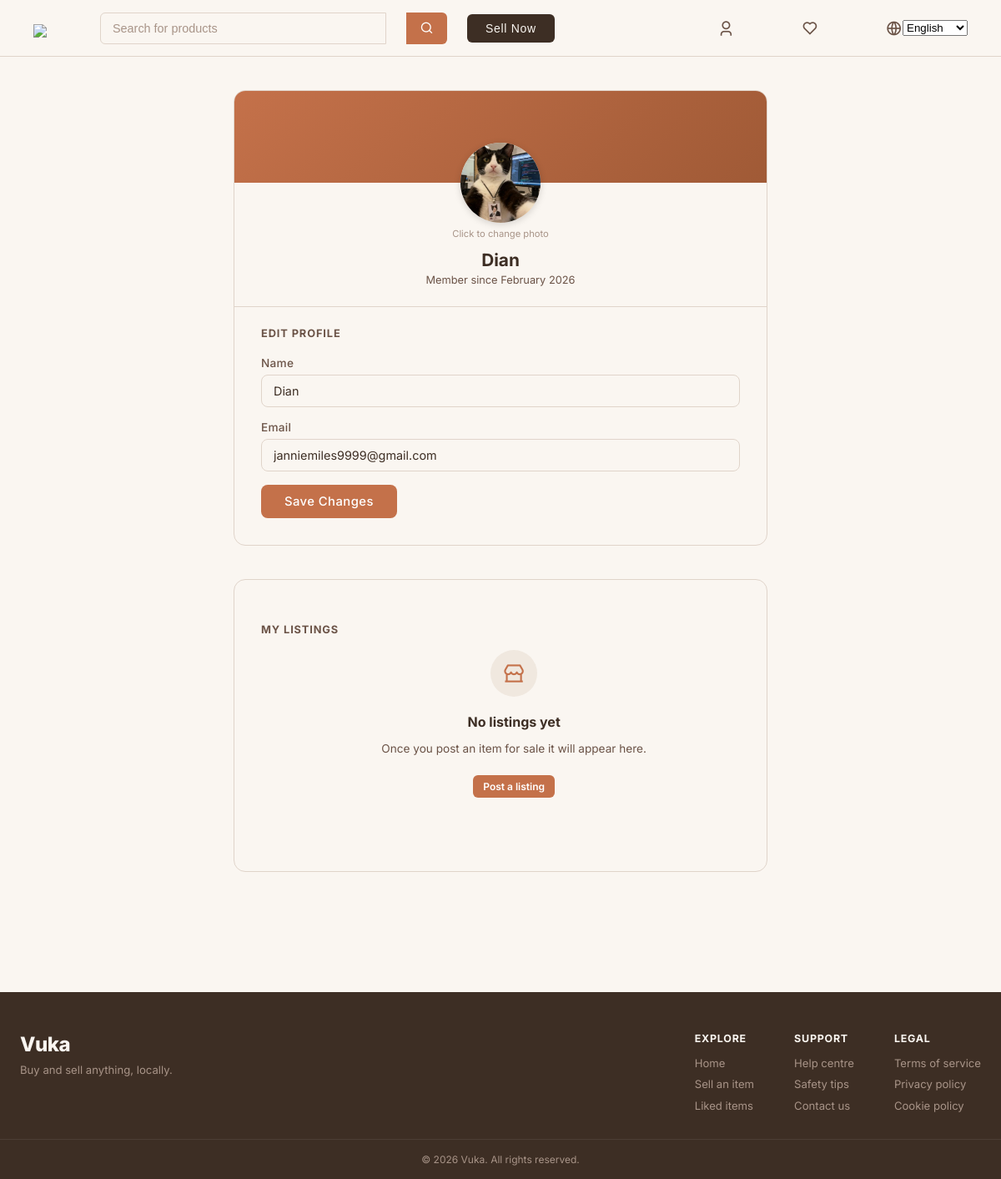
/?page=profile (signed in), run on the app's committed database.
### tables this page shows
CREATE TABLE users(
    id INTEGER PRIMARY KEY AUTOINCREMENT,
    name TEXT NOT NULL,
    email TEXT NOT NULL UNIQUE,
    password TEXT NOT NULL,
    created_at DATETIME DEFAULT CURRENT_TIMESTAMP, profile_picture TEXT DEFAULT NULL);

### src/helpers/lang.php (called while the page is built, shortened)
<?php
$current_lang = $_SESSION['lang'] ?? 'en';
$lang_file = __DIR__ . '/../../lang/' . $current_lang . '.json';
$translations = json_decode(file_get_contents($lang_file), true) ?? [];
function t(string $key): string
{
    global $translations;
    $parts = explode('.', $key);
    $value = $translations;
    foreach ($parts as $part) {
        $value = $value[$part];
    }
    return is_string($value) ? $value : $key;
}

### public/pages/profile.php (the view, shortened to what this page needs)
<?php
require_once __DIR__ . '/../../config/database.php';
$stmt = $db->prepare('SELECT id, name, email, profile_picture, created_at FROM users WHERE id = :id');
$stmt->execute([':id' => $_SESSION['user_id']]);
$user = $stmt->fetch();
$avatarFile = $user['profile_picture'] ?? null;
$avatarSrc  = $avatarFile ? 'uploads/avatars/' . htmlspecialchars($avatarFile) : null;
$memberSince = date('F Y', strtotime($user['created_at']));
?>
<div class="profile-page-wrapper">
    <div class="profile-card">
        <div class="profile-banner"></div>
        <div class="profile-avatar-section">
            <div class="avatar-wrapper" id="avatarWrapper">
                <?php if ($avatarSrc): ?>
                    <img src="<?= $avatarSrc ?>" alt="Profile picture" class="avatar-img" id="avatarImg">
                <?php endif; ?>
            </div>
            <p class="avatar-hint"><?= t('profile.avatar_hint') ?></p>
        </div>
        <div class="profile-identity">
            <h1 class="profile-heading" id="profileHeading"><?= htmlspecialchars($user['name']) ?></h1>
            <p class="profile-meta"><?= t('profile.member_since') ?> <?= $memberSince ?></p>
        </div>
        <div class="profile-form-section">
            <h3 class="profile-section-title"><?= t('profile.edit_title') ?></h3>
            <form class="profile-form" id="profileForm">
                <div class="sell-field">
                    <label for="profileName"><?= t('profile.name_label') ?></label>
                    <input class="sell-input" type="text" id="profileName" name="name"
                           value="<?= htmlspecialchars($user['name']) ?>" required>
                </div>
                <div class="sell-field">
                    <label for="profileEmail"><?= t('profile.email_label') ?></label>
                    <input class="sell-input" type="email" id="profileEmail" name="email"
                           value="<?= htmlspecialchars($user['email']) ?>" required>
                </div>
                <button type="submit" class="sell-submit"><?= t('profile.save_btn') ?></button>
            </form>
        </div>
    </div>
    <div class="profile-listings-section">
        <h3 class="profile-section-title"><?= t('profile.my_listings') ?></h3>
        <div class="empty-state empty-state--inline">
            <div class="empty-icon">
                <i class="ri-store-2-line"></i>
            </div>
            <h4 class="empty-title"><?= t('profile.no_listings_title') ?></h4>
            <p class="empty-desc"><?= t('profile.no_listings_desc') ?></p>
            <a href="?page=sell" class="card-btn"><?= t('profile.post_listing') ?></a>
        </div>
    </div>
</div>

### public/index.php (shortened to what this page needs)
<?php
require __DIR__ . '/../src/helpers/lang.php';
$page = $_GET['page'] ?? 'home';
?>
<!DOCTYPE html>
<html lang="en">
<head>
    <link rel="stylesheet" href="styling/main.css">
</head>
<body>
    <?php
    require __DIR__ . '/../src/components/header.php';
    ?>
    <main>
        <?php
        switch ($page) {
            case "profile":
                require __DIR__ . '/pages/profile.php';
                break;
        }
        ?>
    </main>
    <?php require __DIR__ . '/../src/components/footer.php'; ?>
</body>
</html>

### src/components/header.php (shortened to what this page needs)
<header>
    <?php
    require __DIR__ . '/nav.php';
    ?>
</header>

### src/components/nav.php (shortened to what this page needs)
<link href="https://cdn.jsdelivr.net/npm/remixicon@4.0.0/fonts/remixicon.css" rel="stylesheet">
<div class="main-nav">
    <a href='?page=home'> <img src='../public/images/logo2.png' id="logo"> </a>
    <div class="nav-item nav-search">
        <input type="search" placeholder="<?= t('nav.search_placeholder') ?>"
               id="search-bar" value="<?= htmlspecialchars($_GET['q'] ?? '') ?>">
        <button id="search-btn"><i class="ri-search-line"></i></button>
    </div>
    <div class="nav-item">
        <a href="?page=sell">
            <button id="sell-btn"><?= t('nav.sell_btn') ?></button>
        </a>
    </div>
    <div class="nav-item nav-right">
        <a href="?page=profile"><i class="ri-user-3-line"></i></a>
        <a href="?page=liked"><i class="ri-heart-line"></i></a>
        <div class="lang">
            <label for="lang-select"><i class="ri-global-line"></i></label>
            <?php $active_lang = $_SESSION['lang'] ?? 'en'; ?>
            <select id="lang-select">
                <option value="en" <?= $active_lang === 'en' ? 'selected' : '' ?>>English</option>
            </select>
        </div>
    </div>
</div>

### src/components/footer.php
<footer class="site-footer">
    <div class="footer-inner">
        <div class="footer-brand">
            <span class="footer-logo">Vuka</span>
            <p class="footer-tagline"><?= t('footer.tagline') ?></p>
        </div>
        <div class="footer-links">
            <div class="footer-col">
                <h4><?= t('footer.explore') ?></h4>
                <a href="?page=home"><?= t('footer.home') ?></a>
                <a href="?page=sell"><?= t('footer.sell_item') ?></a>
                <a href="?page=liked"><?= t('footer.liked_items') ?></a>
            </div>
            <div class="footer-col">
                <h4><?= t('footer.support') ?></h4>
                <a href="#"><?= t('footer.help_centre') ?></a>
                <a href="#"><?= t('footer.safety_tips') ?></a>
                <a href="#"><?= t('footer.contact') ?></a>
            </div>
            <div class="footer-col">
                <h4><?= t('footer.legal') ?></h4>
                <a href="#"><?= t('footer.terms') ?></a>
                <a href="#"><?= t('footer.privacy') ?></a>
                <a href="#"><?= t('footer.cookies') ?></a>
            </div>
        </div>
    </div>
    <div class="footer-bottom">
        <span>&copy; <?= date('Y') ?> Vuka. <?= t('footer.copyright') ?></span>
    </div>
</footer>

### data on the page
users: profile_picture (picture), name "Dian", created_at "February 2026", email "janniemiles9999@gmail.com"

### other printed values
t('nav.sell_btn') "Sell Now"
t('profile.avatar_hint') "Click to change photo"
t('profile.member_since') "Member since"
t('profile.edit_title') "EDIT PROFILE"
t('profile.name_label') "Name"
t('profile.email_label') "Email"
t('profile.save_btn') "Save Changes"
t('profile.my_listings') "MY LISTINGS"
t('profile.no_listings_title') "No listings yet"
t('profile.no_listings_desc') "Once you post an item for sale it will appear here."
t('profile.post_listing') "Post a listing"
t('footer.tagline') "Buy and sell anything, locally."
t('footer.explore') "EXPLORE"
t('footer.home') "Home"
t('footer.sell_item') "Sell an item"
